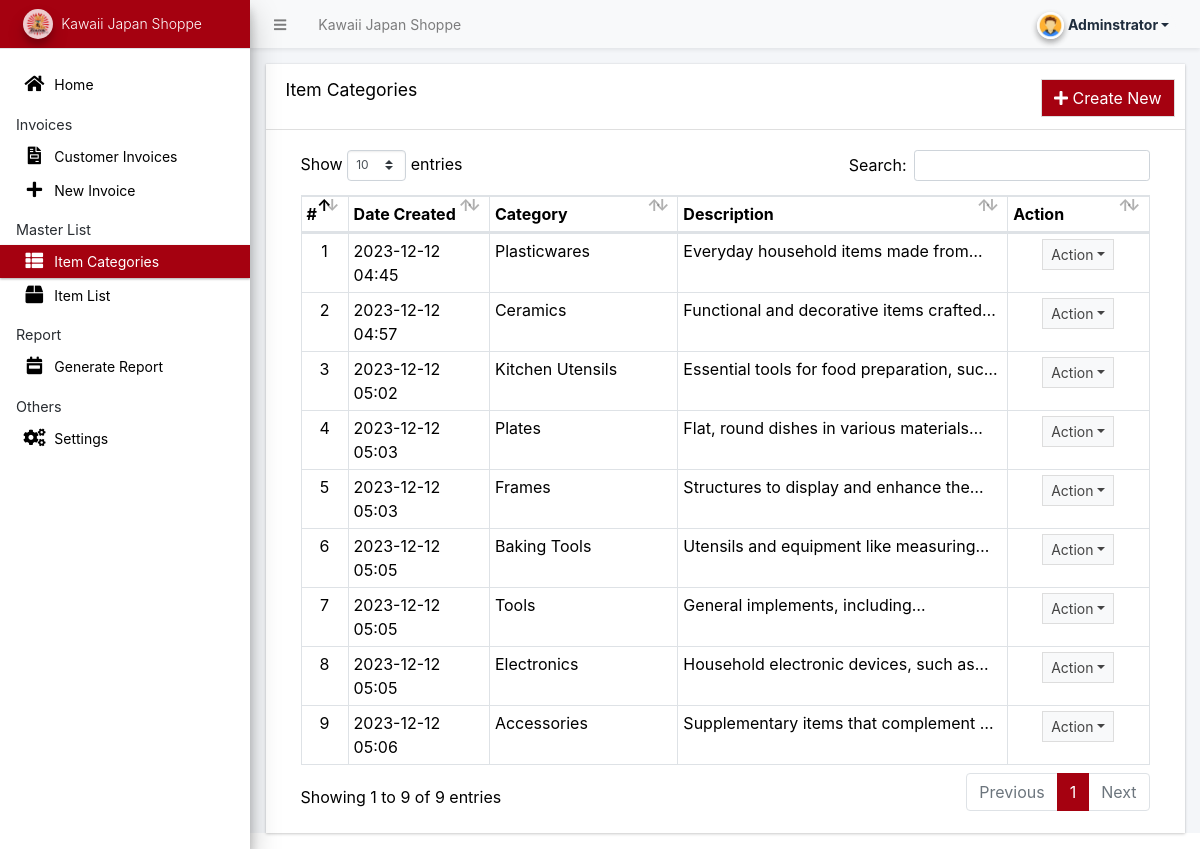
/admin/?page=category (signed in), run on the app's committed database.
### tables this page shows
CREATE TABLE `category_list` (
  `id` int(30) NOT NULL,
  `name` varchar(250) NOT NULL,
  `description` text NOT NULL,
  `type` tinyint(1) NOT NULL DEFAULT 1 COMMENT '1 = product',
  `date_created` datetime NOT NULL DEFAULT current_timestamp(),
  `date_updated` datetime DEFAULT NULL ON UPDATE current_timestamp()
);

### admin/category/index.php (the view, shortened to what this page needs)
<div class="card card-outline rounded-0 card-maroon">
	<div class="card-header">
		<h3 class="card-title">Item Categories</h3>
		<div class="card-tools">
			<a href="javascript:void(0)" id="create_category" class="btn btn-flat btn-default bg-maroon"><span class="fas fa-plus"></span>  Create New</a>
		</div>
	</div>
	<div class="card-body">
		<div class="container-fluid">
        <div class="container-fluid">
			<table class="table table-bordered table-stripped">
				<colgroup>
					<col width="5%">
					<col width="15%">
					<col width="20%">
					<col width="35%">
					<col width="15%">
				</colgroup>
				<thead>
					<tr>
						<th>#</th>
						<th>Date Created</th>
						<th>Category</th>
						<th>Description</th>
						<th>Action</th>
					</tr>
				</thead>
				<tbody>
					<?php
					$i = 1;
						$qry = $conn->query("SELECT * from `category_list` order by date(date_created) desc ");
						while($row = $qry->fetch_assoc()):
                            $row['description'] = strip_tags(stripslashes(html_entity_decode($row['description'])));
					?>
						<tr>
							<td class="text-center"><?php echo $i++; ?></td>
							<td><?php echo date("Y-m-d H:i",strtotime($row['date_created'])) ?></td>
							<td><?php echo $row['name'] ?></td>
							<td ><p class="truncate-1 m-0"><?php echo $row['description'] ?></p></td>
							<td align="center">
								 <button type="button" class="btn btn-flat btn-default btn-sm dropdown-toggle dropdown-icon" data-toggle="dropdown">
				                  		Action
				                  </button>
							</td>
						</tr>
					<?php endwhile; ?>
				</tbody>
			</table>
		</div>
		</div>
	</div>
</div>

### data on the page
category_list: date_created "2023-12-12 04:45", name "Plasticwares", description "Everyday household items made…"
category_list: date_created "2023-12-12 04:57", name "Ceramics", description "Functional and decorative items…"
category_list: date_created "2023-12-12 05:02", name "Kitchen Utensils", description "Essential tools for food preparation,…"
category_list: date_created "2023-12-12 05:03", name "Plates", description "Flat, round dishes in various…"
category_list: date_created "2023-12-12 05:03", name "Frames", description "Structures to display and enhance…"
category_list: date_created "2023-12-12 05:05", name "Baking Tools", description "Utensils and equipment like…"
category_list: date_created "2023-12-12 05:05", name "Tools", description "General implements,…"
category_list: date_created "2023-12-12 05:05", name "Electronics", description "Household electronic devices, such…"
category_list: date_created "2023-12-12 05:06", name "Accessories", description "Supplementary items that complement…"

### other printed values
$_settings->info('name') "Kawaii Japan Shoppe"
$_settings->userdata('firstname') "Adminstrator"
$_settings->info('short_name') "Kawaii Japan Shoppe"
